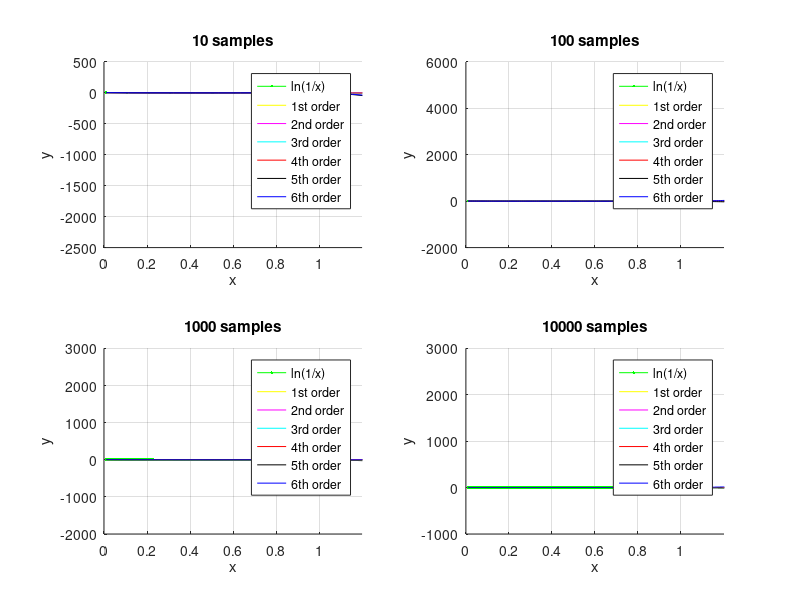

Write the MATLAB code that produced this figure.
% 1) choose a function: y = SOMEFUNC
% 
% 2) take n random x locations, calculate their corresponding y, store in 
%    y_act
% 
% 3) generate y_samp
% 
% 4) estimate with m-polynomial using [a_m, a_m-1 ... a0 ] = polyfit(x, y_sim, m),
%    t = 0:0.2:ceil(max(x)), y_fit = polyval(polyfit(x, y_sim, m), t)
close all
clear

%%%%%%%%%%%%%%%%%%%%%%%%%%%%%%%%%%%%%%%%%%%%
% Generate k points for an actual function %
%%%%%%%%%%%%%%%%%%%%%%%%%%%%%%%%%%%%%%%%%%%%
n = 1000;
sigma = 1;

samples = [10 100 1000 10000];

colors = ['y' 'm' 'c' 'r' 'k' 'b'];

figure

for k = 1:length(samples)
    
    % Generate an x array for the training and x_ext (x_extended) to see
    % how the estimate will perform outside the training boundaries
    x = linspace(0.01, 0.90, samples(k))';
    x_ext = linspace(0.01, 1.99, 2*samples(k))';

    % Choose a function ln(1/x) (log in matlab returns ln)
    % Choose because of taylor series -> higher polynomial should do better
    y_act = log(x.^-1);
    y_ext = log(x_ext.^-1);
    
%%%%%%%%%%%%%%%%%%%%%%%%%%%%%%%%%%%%%%%%%
% Generate n datasets y_samp, sigma = 1 %
%%%%%%%%%%%%%%%%%%%%%%%%%%%%%%%%%%%%%%%%%
    
    y_samp = normrnd(repmat(y_act, 1, n), sigma);

%%%%%%%%%%%%%%%%%%%%%%%%%%%%%%%%%%%%%%%%%%%%%%%%%%%%%%%%%%
% Calculate variance etc, fit and plot with m-polynomial %
%%%%%%%%%%%%%%%%%%%%%%%%%%%%%%%%%%%%%%%%%%%%%%%%%%%%%%%%%%

    A{1} = [ ones(samples(k), 1), x ];
    A{2} = [ ones(samples(k), 1), x, x.^2 ];
    A{3} = [ ones(samples(k), 1), x, x.^2 x.^3 ];
    A{4} = [ ones(samples(k), 1), x, x.^2 x.^3 x.^4 ];
    A{5} = [ ones(samples(k), 1), x, x.^2 x.^3 x.^4 x.^5 ];
    A{6} = [ ones(samples(k), 1), x, x.^2 x.^3 x.^4 x.^5 x.^6];

    B{1} = [ ones(2*samples(k), 1), x_ext ];
    B{2} = [ ones(2*samples(k), 1), x_ext, x_ext.^2 ];
    B{3} = [ ones(2*samples(k), 1), x_ext, x_ext.^2 x_ext.^3 ];
    B{4} = [ ones(2*samples(k), 1), x_ext, x_ext.^2 x_ext.^3 x_ext.^4 ];
    B{5} = [ ones(2*samples(k), 1), x_ext, x_ext.^2 x_ext.^3 x_ext.^4 x_ext.^5 ];
    B{6} = [ ones(2*samples(k), 1), x_ext, x_ext.^2 x_ext.^3 x_ext.^4 x_ext.^5 x_ext.^6];

    
    subplot(2,2,k);
    xlim([0 1.2]);
    hold on;
    grid on;

    plot(x, y_act, 'g.-');
    for i = 1:length(A)
        
        % matlab returns a least squares solution here, 
        % since the matrix dimensions will not match
        beta = A{i} \ y_samp;
        y_hat = A{i} * beta;
        y_est = B{i} * beta;
        
        % bias and variance taken from page 50 of the book. Because we have
        % n datasets instead of one, I added an extra 'mean' around the 
        % definition: E_total = mean(E_T_i) forall i = 1:n
        bias_squared(i, k) = mean((y_act - mean(y_hat,2)).^2);
        variance(i, k) = mean(mean((y_hat - repmat(mean(y_hat, 2),1, n)).^2));
        
        % calculate the Mean Squared Error twice, once by adding bias and 
        % variance, and once by its definition, as a sanity check. Obviously,
        % the two should be equal
        mse(i, k) = bias_squared(i, k) + variance(i, k);
        mse2(i,k) = mean(mean((repmat(y_act, 1, n) - y_hat).^2));

        % plot y_hat and y_est
        %plot(x, y_hat(:,1), colors(i));
        plot(x_ext, y_est(:,1), colors(i));
        title([num2str(samples(k)) ' samples']);
        xlabel('x');
        ylabel('y');
    end
    legend('ln(1/x)', '1st order', '2nd order', '3rd order', '4th order', '5th order', '6th order');
end

bias_squared;
variance;
mse;
mse2;
